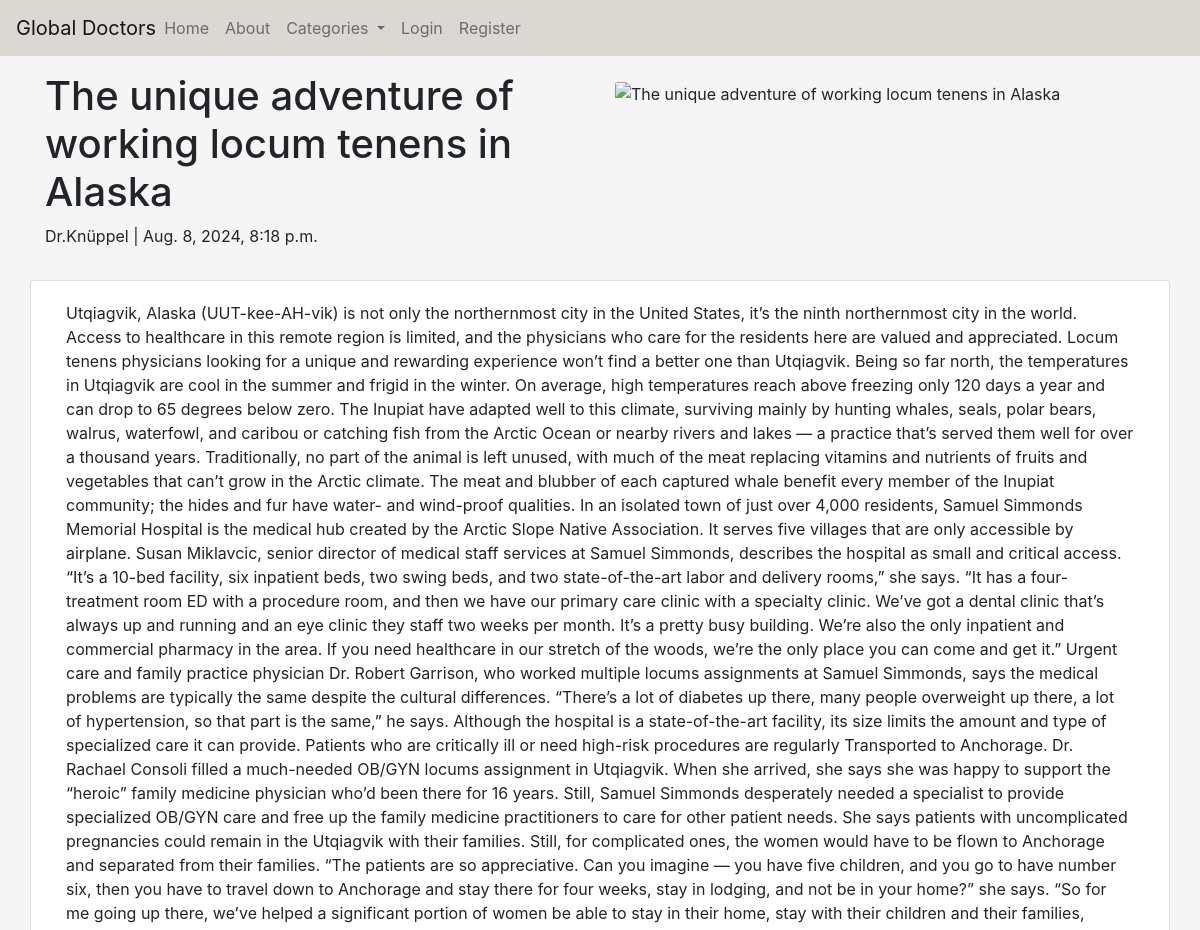
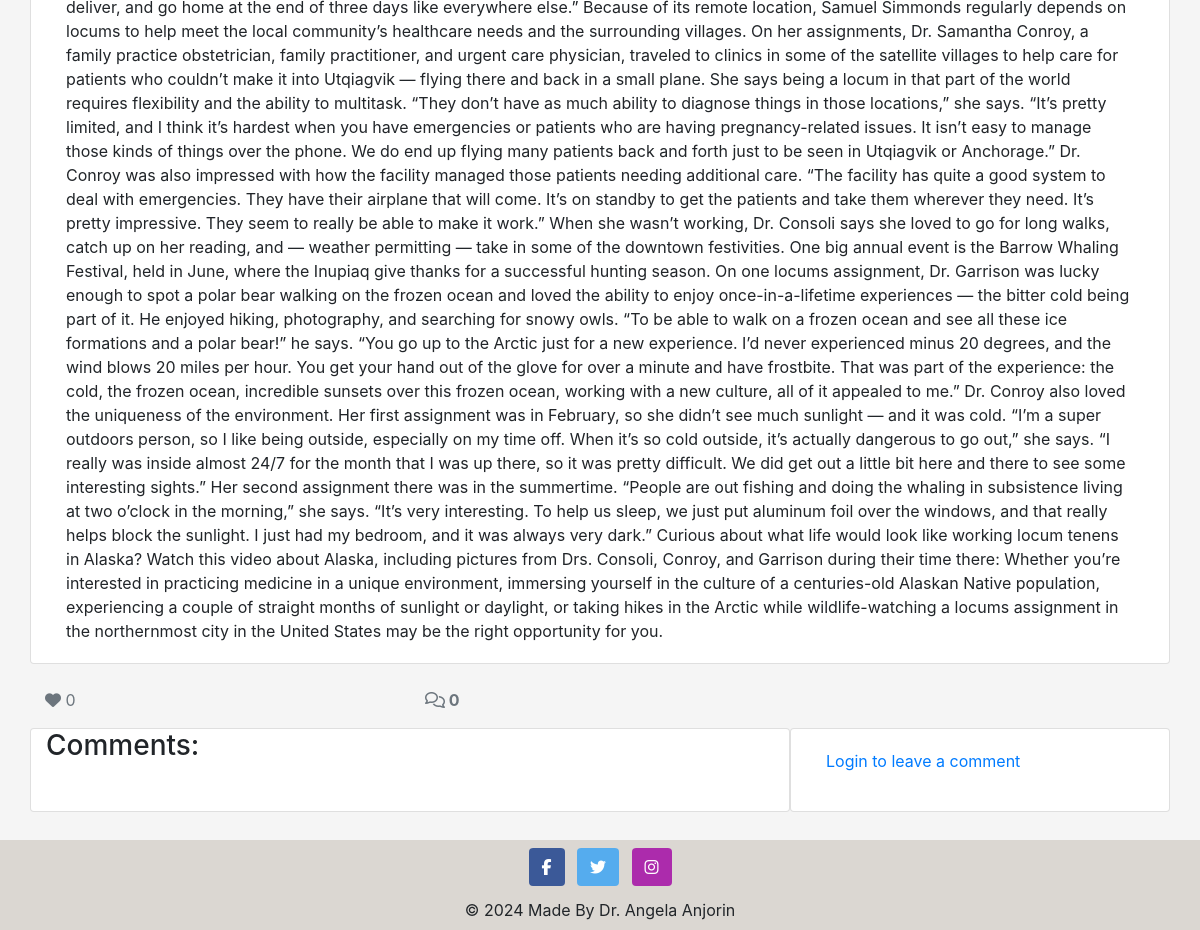
/the-unique-adventure-of-working-locum-tenens-in-alaska/, run on the app's committed database (2 pictures, top to bottom).
### blog/models.py (models this page shows, shortened)
class Post(models.Model):
    title = models.CharField(max_length=200, unique=True)
    category = models.ForeignKey(Category, on_delete=models.PROTECT, default=4)
    slug = models.SlugField(max_length=200, unique=True)
    author = models.ForeignKey(
    CustomUser, on_delete=models.CASCADE, related_name="blog_posts")
    featured_image = CloudinaryField('image', default='placeholder')
    content = models.TextField()
    created_on = models.DateTimeField(auto_now_add=True)
    status = models.IntegerField(choices=STATUS, default=0)
    updated_on = models.DateTimeField(auto_now=True)
    likes = models.ManyToManyField(
        CustomUser, related_name='post_like', blank=True)
    class Meta:
        ordering = ["-created_on"]
    def number_of_likes(self):
        return self.likes.count()

### accounts/models.py (models this page shows)
class CustomUser(AbstractUser):
    pass

### blog/views.py (the view, shortened to what this page needs)
# urls.py: path('<slug:slug>/', views.post_detail.as_view(), name='post_detail'),
class post_detail(View):
    def get (self, request, slug, *args, **kwargs):
        queryset = Post.objects.filter(status=1)
        post = get_object_or_404(queryset, slug=slug)
        comments = post.comments.all().order_by("-created_on")
        comment_count = post.comments.filter(approved=True).count()
        liked = False
        if post.likes.filter(id=self.request.user.id).exists():
            liked = True
        return render(
            request,
            "blog/post_detail.html",
            {
                "post": post,
                "comments": comments,
                "liked": liked,
                "comment_form": CommentForm(),
            },
        )

### blog/views.py (called while the page is built)
def category_list(request):
    category_list = Category.objects.exclude(name='other')
    context = {
        "category_list": category_list,
    }
    return context

### blog/templates/blog/post_detail.html (shortened to what this page needs)
{% extends 'base.html' %} {% block content %}
{% load static %}
{% load crispy_forms_tags %}
<div class="masthead">
    <div class="container">
        <div class="row g-0">
            <div class="col-md-6 masthead-text">
                <h1 class="post-title">{{ post.title }}</h1>
                <p class="post-subtitle">{{ post.author }} | {{ post.created_on }}</p>
            </div>
            <div class="d-none d-md-block col-md-6 mt-2 masthead-image scale">
              {% if "placeholder" in post.featured_image.url %}
              <img class="card-img-top" src="{% static 'images/default.jpg' %}"
                alt="placeholder image">
              {% else %}
              <img class="card-img-top" src=" {{ post.featured_image.url }}"
                alt="{{ post.title }}">
              {% endif %}
          </div>
        </div>
    </div>
</div>
<div class="container">
    <div class="row">
        <div class="col card mb-4  mt-3 left  top">
            <div class="card-body">
                <p class="card-text">
                    {{ post.content | safe }}
                </p>
            </div>
        </div>
    </div>
      <div class="row">
        <div class="col-4">
            <div class="d-flex flex-row flex-md-column">
                <div>
                  {% if user.is_authenticated %}
                  <form class="d-inline" action="{% url 'post_like' post.slug %}" method="POST">
                      {% csrf_token %}
                      {% if liked %}
                      <button type="submit" class="post_like" name="blogpost_id" value="{{ post.slug }}">
                          <span class="text-secondary text-muted"><i class="fas fa-heart"></i>
                            {{ post.number_of_likes }}</span>
                      </button>
                      {% else %}
                      <button type="submit" class="post_like" name="blogpost_id" value="{{ post.slug }}">
                          <span class="text-secondary text-muted"><i class="fas fa-heart"></i>
                            {{ post.number_of_likes }}</span>
                          {% endif %}
                  </form>
                  {% else %}
                    <span class="text-secondary text-muted "><i class="fas fa-heart"></i>
                      {{ post.number_of_likes }}</span>
                  {% endif %}
                </div>
            </div>
        </div>
        <div class="col-4">
          {% with comments.count as total_comments %}
          <strong class="text-secondary text-muted"><i class="far fa-comments"></i>
              {{ total_comments }}</strong>
          {% endwith %}
        </div>
      </div>
  <div class="row">
    <div class="col-md-8 card mb-4  mt-3 ">
      <h3>Comments:</h3>
      <div class="card-body">
      </div>
    </div>
    <div class="col-md-4 card mb-4 mt-3">
      <div class="card-body">
        {% if user.is_authenticated %}
        <h3>Leave a comment:</h3>
        <p>Posting as: {{ user.username }}</p>
        <form id="commentForm" method="post"
          style="margin-top: 1.3em;">
          {{ comment_form | crispy }}
          {% csrf_token %}
          <button id="submitButton" type="submit"
            class="btn btn-signup btn-lg">Submit</button>
        </form>
        {% else %}
        <a class="link" href="{{ login_url }}">Login to leave a comment</a>
        {% endif %}
      </div>
    </div>
  </div>
</div>
{% endblock content %}

### static/css/style.css (style rules this page uses)
body { background-color: whitesmoke; }
.scale { width: 100%; height: vh; }

### data on the page
Post: title "The unique adventure of working locum tenens in Alaska", author "Dr.Knüppel", created_on "Aug. 8, 2024, 8:18 p.m.", content "Utqiagvik, Alaska (UUT-kee-AH-vik) is not only the northernmost city in the United States, it’s the ninth northernmost city in the world. Access to healthcare in this remote region is limited, and the physicians who care for the residents here are valued and appreciated. Locum tenens physicians looking for a unique and rewarding experience won’t find a better one than Utqiagvik. Being so far north, the temperatures in Utqiagvik are cool in the summer and frigid in the winter. On average, high temperatures reach above freezing only 120 days a year and can drop to 65 degrees below zero. The Inupiat have adapted well to this climate, surviving mainly by hunting whales, seals, polar bears,…", number_of_likes "0"

### other printed values
{{ total_comments }} "0"
